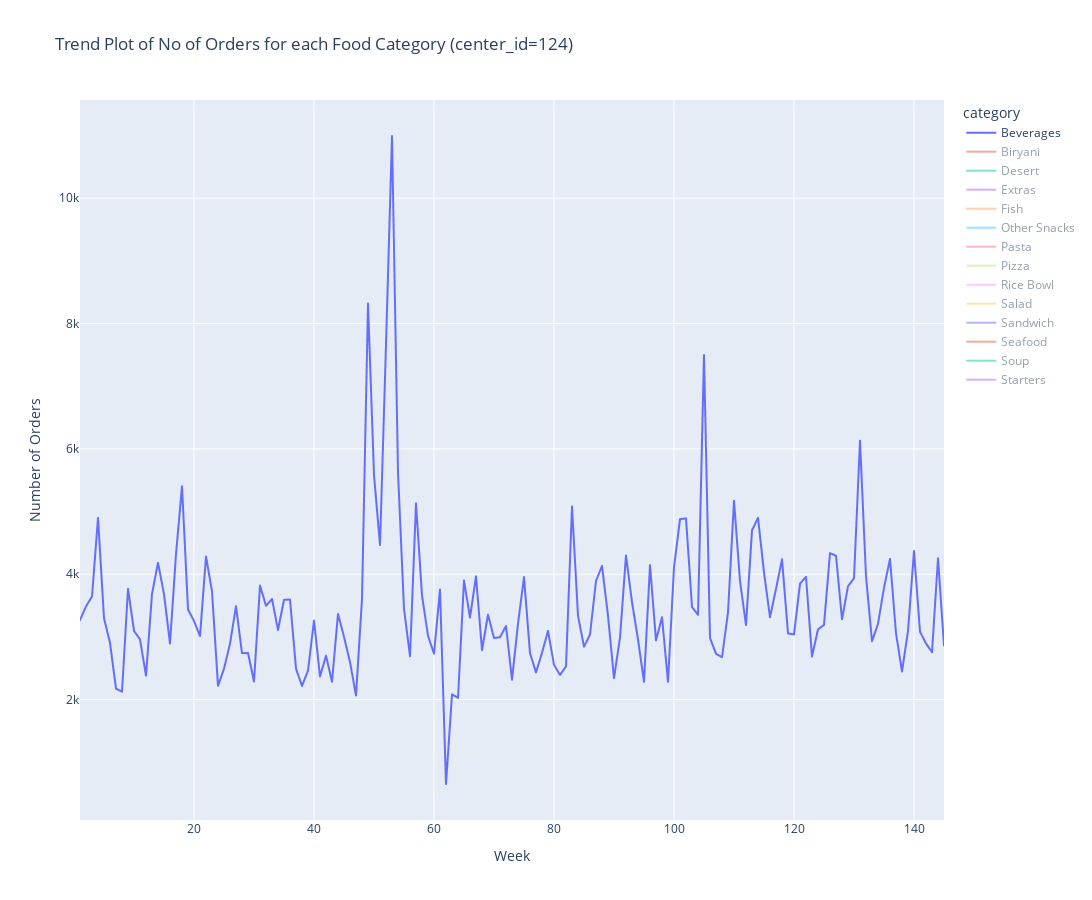

Here is the notebook cell this chart was saved with:
### Code cell
# and one more for a type C centers
ctr_124 = full_data[full_data.center_id == 124]
result = ctr_124.groupby(['category', 'week']).agg({'num_orders':'sum'}).reset_index()

    # visualize

fig = px.line(result, x='week', y='num_orders', color='category',
              title='Trend Plot of No of Orders for each Food Category (center_id=124)',
              labels={'week': 'Week', 'num_orders': 'Number of Orders'})

    # Set the size of the figure
fig.update_layout(height=900, width=1100)

# Show the plot
fig.show();

### Figure 1 — Plotly figure (JSON) as saved in the notebook; plotly's stock layout.template omitted (floating-point values rounded to 4 significant figures; data arrays with more than 128 entries replaced by an {"elided": "..."} marker saying what was removed)
{"data": [{"hovertemplate": "category=Beverages<br>Week=%{x}<br>Number of Orders=%{y}<extra></extra>", "legendgroup": "Beverages", "line": {"color": "#636efa", "dash": "solid"}, "marker": {"symbol": "circle"}, "mode": "lines", "name": "Beverages", "showlegend": true, "type": "scattergl", "visible": true, "x": {"elided": "145 int values"}, "xaxis": "x", "y": {"elided": "145 int values"}, "yaxis": "y"}, {"hovertemplate": "category=Biryani<br>Week=%{x}<br>Number of Orders=%{y}<extra></extra>", "legendgroup": "Biryani", "line": {"color": "#EF553B", "dash": "solid"}, "marker": {"symbol": "circle"}, "mode": "lines", "name": "Biryani", "showlegend": true, "type": "scattergl", "visible": "legendonly", "x": [1, 2, 3, 5, 6, 8, 9, 10, 11, 13, 14, 16, 18, 19, 20, 21, 24, 26, 28, 29, 31, 32, 33, 34, 36, 37, 38, 40, 41, 42, 44, 45, 47, 51, 53, 54, 55, 57, 58, 59, 60, 61, 62, 63, 64, 65, 66, 68, 70, 72, 73, 74, 75, 76, 77, 78, 79, 80, 81, 82, 84, 85, 86, 87, 88, 89, 90, 91, 92, 94, 95, 96, 97, 98, 99, 100, 101, 102, 103, 104, 105, 106, 107, 108, 110, 113, 115, 116, 117, 119, 120, 121, 122, 123, 124, 125, 128, 129, 130, 131, 132, 133, 135, 136, 137, 138, 139, 140, 142, 143, 145], "xaxis": "x", "y": [69, 54, 56, 41, 68, 41, 27, 13, 28, 13, 41, 14, 28, 40, 13, 27, 28, 15, 15, 30, 42, 27, 28, 43, 27, 26, 14, 41, 15, 13, 15, 29, 13, 67, 28, 42, 15, 15, 29, 56, 81, 41, 14, 40, 27, 15, 27, 15, 54, 14, 39, 26, 13, 13, 68, 27, 26, 26, 55, 28, 26, 13, 27, 56, 57, 14, 55, 15, 15, 44, 57, 13, 26, 54, 14, 14, 68, 13, 27, 40, 68, 67, 68, 29, 27, 69, 55, 27, 41, 42, 56, 54, 28, 40, 27, 40, 41, 55, 28, 14, 28, 56, 28, 14, 67, 69, 43, 69, 56, 14, 15], "yaxis": "y"}, {"hovertemplate": "category=Desert<br>Week=%{x}<br>Number of Orders=%{y}<extra></extra>", "legendgroup": "Desert", "line": {"color": "#00cc96", "dash": "solid"}, "marker": {"symbol": "circle"}, "mode": "lines", "name": "Desert", "showlegend": true, "type": "scattergl", "visible": "legendonly", "x": {"elided": "143 int values"}, "xaxis": "x", "y": {"elided": "143 int values"}, "yaxis": "y"}, {"hovertemplate": "category=Extras<br>Week=%{x}<br>Number of Orders=%{y}<extra></extra>", "legendgroup": "Extras", "line": {"color": "#ab63fa", "dash": "solid"}, "marker": {"symbol": "circle"}, "mode": "lines", "name": "Extras", "showlegend": true, "type": "scattergl", "visible": "legendonly", "x": {"elided": "145 int values"}, "xaxis": "x", "y": {"elided": "145 int values"}, "yaxis": "y"}, {"hovertemplate": "category=Fish<br>Week=%{x}<br>Number of Orders=%{y}<extra></extra>", "legendgroup": "Fish", "line": {"color": "#FFA15A", "dash": "solid"}, "marker": {"symbol": "circle"}, "mode": "lines", "name": "Fish", "showlegend": true, "type": "scattergl", "visible": "legendonly", "x": [65, 66, 67, 68, 71, 72, 73, 74, 75, 76, 77, 78, 79, 80, 81, 83, 84, 85, 87, 88, 89, 90, 91, 92, 93, 94, 95, 96, 97, 98, 99, 100, 101, 102, 105, 106, 109, 110, 111, 112, 113, 114, 115, 116, 117, 118, 119, 120, 121, 122, 123, 124, 125, 126, 127, 128, 129, 130, 131, 132, 134, 135, 136, 137, 138, 139, 140, 141, 142, 143, 144, 145], "xaxis": "x", "y": [28, 27, 27, 14, 30, 26, 13, 42, 55, 41, 54, 53, 67, 122, 14, 27, 93, 135, 95, 94, 82, 28, 42, 66, 55, 69, 42, 41, 81, 53, 14, 67, 56, 42, 55, 27, 15, 13, 28, 95, 28, 29, 40, 41, 56, 40, 70, 134, 150, 163, 99, 39, 29, 55, 108, 42, 122, 135, 98, 189, 39, 85, 42, 28, 28, 201, 70, 52, 15, 40, 55, 26], "yaxis": "y"}, {"hovertemplate": "category=Other Snacks<br>Week=%{x}<br>Number of Orders=%{y}<extra></extra>", "legendgroup": "Other Snacks", "line": {"color": "#19d3f3", "dash": "solid"}, "marker": {"symbol": "circle"}, "mode": "lines", "name": "Other Snacks", "showlegend": true, "type": "scattergl", "visible": "legendonly", "x": {"elided": "144 int values"}, "xaxis": "x", "y": {"elided": "144 int values"}, "yaxis": "y"}, {"hovertemplate": "category=Pasta<br>Week=%{x}<br>Number of Orders=%{y}<extra></extra>", "legendgroup": "Pasta", "line": {"color": "#FF6692", "dash": "solid"}, "marker": {"symbol": "circle"}, "mode": "lines", "name": "Pasta", "showlegend": true, "type": "scattergl", "visible": "legendonly", "x": {"elided": "139 int values"}, "xaxis": "x", "y": {"elided": "139 int values"}, "yaxis": "y"}, {"hovertemplate": "category=Pizza<br>Week=%{x}<br>Number of Orders=%{y}<extra></extra>", "legendgroup": "Pizza", "line": {"color": "#B6E880", "dash": "solid"}, "marker": {"symbol": "circle"}, "mode": "lines", "name": "Pizza", "showlegend": true, "type": "scattergl", "visible": "legendonly", "x": {"elided": "145 int values"}, "xaxis": "x", "y": {"elided": "145 int values"}, "yaxis": "y"}, {"hovertemplate": "category=Rice Bowl<br>Week=%{x}<br>Number of Orders=%{y}<extra></extra>", "legendgroup": "Rice Bowl", "line": {"color": "#FF97FF", "dash": "solid"}, "marker": {"symbol": "circle"}, "mode": "lines", "name": "Rice Bowl", "showlegend": true, "type": "scattergl", "visible": "legendonly", "x": {"elided": "145 int values"}, "xaxis": "x", "y": {"elided": "145 int values"}, "yaxis": "y"}, {"hovertemplate": "category=Salad<br>Week=%{x}<br>Number of Orders=%{y}<extra></extra>", "legendgroup": "Salad", "line": {"color": "#FECB52", "dash": "solid"}, "marker": {"symbol": "circle"}, "mode": "lines", "name": "Salad", "showlegend": true, "type": "scattergl", "visible": "legendonly", "x": {"elided": "129 int values"}, "xaxis": "x", "y": {"elided": "129 int values"}, "yaxis": "y"}, {"hovertemplate": "category=Sandwich<br>Week=%{x}<br>Number of Orders=%{y}<extra></extra>", "legendgroup": "Sandwich", "line": {"color": "#636efa", "dash": "solid"}, "marker": {"symbol": "circle"}, "mode": "lines", "name": "Sandwich", "showlegend": true, "type": "scattergl", "visible": "legendonly", "x": {"elided": "145 int values"}, "xaxis": "x", "y": {"elided": "145 int values"}, "yaxis": "y"}, {"hovertemplate": "category=Seafood<br>Week=%{x}<br>Number of Orders=%{y}<extra></extra>", "legendgroup": "Seafood", "line": {"color": "#EF553B", "dash": "solid"}, "marker": {"symbol": "circle"}, "mode": "lines", "name": "Seafood", "showlegend": true, "type": "scattergl", "visible": "legendonly", "x": {"elided": "139 int values"}, "xaxis": "x", "y": {"elided": "139 int values"}, "yaxis": "y"}, {"hovertemplate": "category=Soup<br>Week=%{x}<br>Number of Orders=%{y}<extra></extra>", "legendgroup": "Soup", "line": {"color": "#00cc96", "dash": "solid"}, "marker": {"symbol": "circle"}, "mode": "lines", "name": "Soup", "showlegend": true, "type": "scattergl", "visible": "legendonly", "x": [25, 26, 27, 28, 29, 30, 31, 32, 33, 34, 35, 36, 37, 38, 39, 40, 41, 43, 46, 47, 48, 49, 50, 52, 53, 54, 55, 56, 58, 60, 61, 62, 63, 65, 66, 67, 68, 69, 72, 73, 74, 76, 77, 78, 79, 80, 81, 82, 83, 84, 86, 87, 88, 89, 90, 91, 92, 93, 94, 95, 96, 97, 98, 100, 101, 102, 103, 104, 105, 106, 107, 108, 109, 110, 111, 112, 113, 114, 115, 116, 117, 118, 119, 120, 121, 122, 123, 124, 125, 126, 127, 128, 129, 130, 131, 132, 133, 134, 135, 136, 137, 138, 139, 140, 141, 142, 143, 144, 145], "xaxis": "x", "y": [40, 27, 108, 54, 55, 96, 41, 28, 26, 55, 95, 28, 68, 123, 43, 54, 26, 56, 14, 29, 83, 54, 69, 14, 29, 28, 29, 26, 29, 15, 27, 52, 15, 26, 15, 13, 13, 41, 57, 42, 40, 27, 14, 15, 40, 29, 27, 13, 44, 15, 28, 56, 26, 15, 13, 27, 27, 13, 28, 26, 53, 67, 40, 28, 83, 68, 42, 40, 26, 26, 67, 56, 28, 14, 41, 28, 55, 54, 15, 107, 56, 53, 98, 85, 162, 121, 109, 79, 123, 98, 41, 27, 69, 55, 150, 93, 95, 57, 70, 56, 83, 28, 151, 95, 109, 54, 53, 106, 108], "yaxis": "y"}, {"hovertemplate": "category=Starters<br>Week=%{x}<br>Number of Orders=%{y}<extra></extra>", "legendgroup": "Starters", "line": {"color": "#ab63fa", "dash": "solid"}, "marker": {"symbol": "circle"}, "mode": "lines", "name": "Starters", "showlegend": true, "type": "scattergl", "visible": "legendonly", "x": {"elided": "143 int values"}, "xaxis": "x", "y": {"elided": "143 int values"}, "yaxis": "y"}], "layout": {"height": 900, "legend": {"title": {"text": "category"}, "tracegroupgap": 0}, "title": {"text": "Trend Plot of No of Orders for each Food Category (center_id=124)"}, "width": 1100, "xaxis": {"anchor": "y", "autorange": true, "domain": [0, 1], "range": [1, 145], "title": {"text": "Week"}, "type": "linear"}, "yaxis": {"anchor": "x", "autorange": true, "domain": [0, 1], "range": [77.5, 11570.0], "title": {"text": "Number of Orders"}, "type": "linear"}}}
